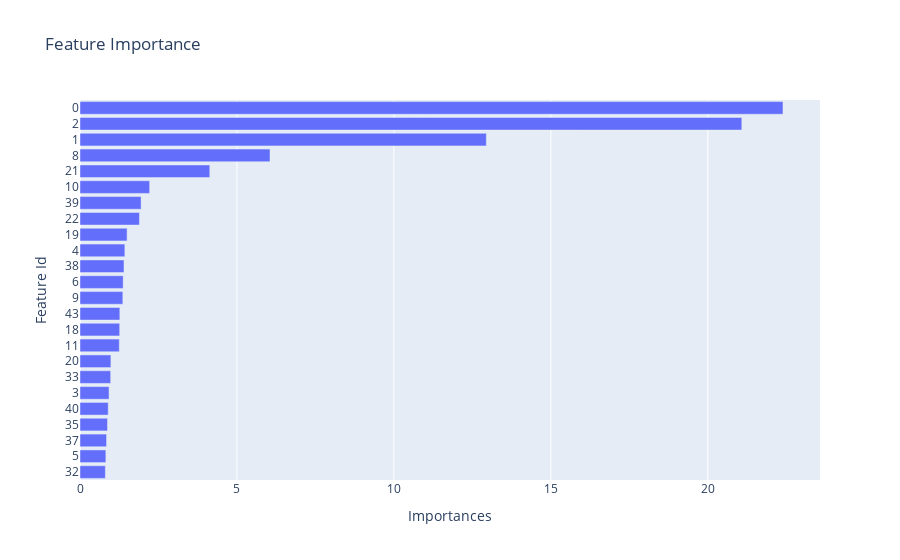

The notebook cell this image was saved under:
### Code cell
#feature importance 
dfimportance = model.get_feature_importance(prettified=True) 
dfimportance = dfimportance.sort_values(by = "Importances").iloc[20:]
fig_importance = px.bar(dfimportance,x="Importances",y="Feature Id",title="Feature Importance")

display(dfimportance)
display(fig_importance)

### Figure 1 — Plotly figure (JSON) as saved in the notebook; plotly's stock layout.template omitted (floating-point values rounded to 4 significant figures)
{"data": [{"alignmentgroup": "True", "hovertemplate": "Importances=%{x}<br>Feature Id=%{y}<extra></extra>", "legendgroup": "", "marker": {"color": "#636efa", "pattern": {"shape": ""}}, "name": "", "offsetgroup": "", "orientation": "h", "showlegend": false, "textposition": "auto", "type": "bar", "x": [0.808, 0.8243, 0.8459, 0.8761, 0.8992, 0.9256, 0.9772, 0.9846, 1.252, 1.264, 1.269, 1.365, 1.376, 1.402, 1.429, 1.501, 1.894, 1.947, 2.219, 4.135, 6.053, 12.94, 21.08, 22.4], "xaxis": "x", "y": ["32", "5", "37", "35", "40", "3", "33", "20", "11", "18", "43", "9", "6", "38", "4", "19", "22", "39", "10", "21", "8", "1", "2", "0"], "yaxis": "y"}], "layout": {"barmode": "relative", "legend": {"tracegroupgap": 0}, "title": {"text": "Feature Importance"}, "xaxis": {"anchor": "y", "domain": [0, 1], "title": {"text": "Importances"}}, "yaxis": {"anchor": "x", "domain": [0, 1], "title": {"text": "Feature Id"}}}}
